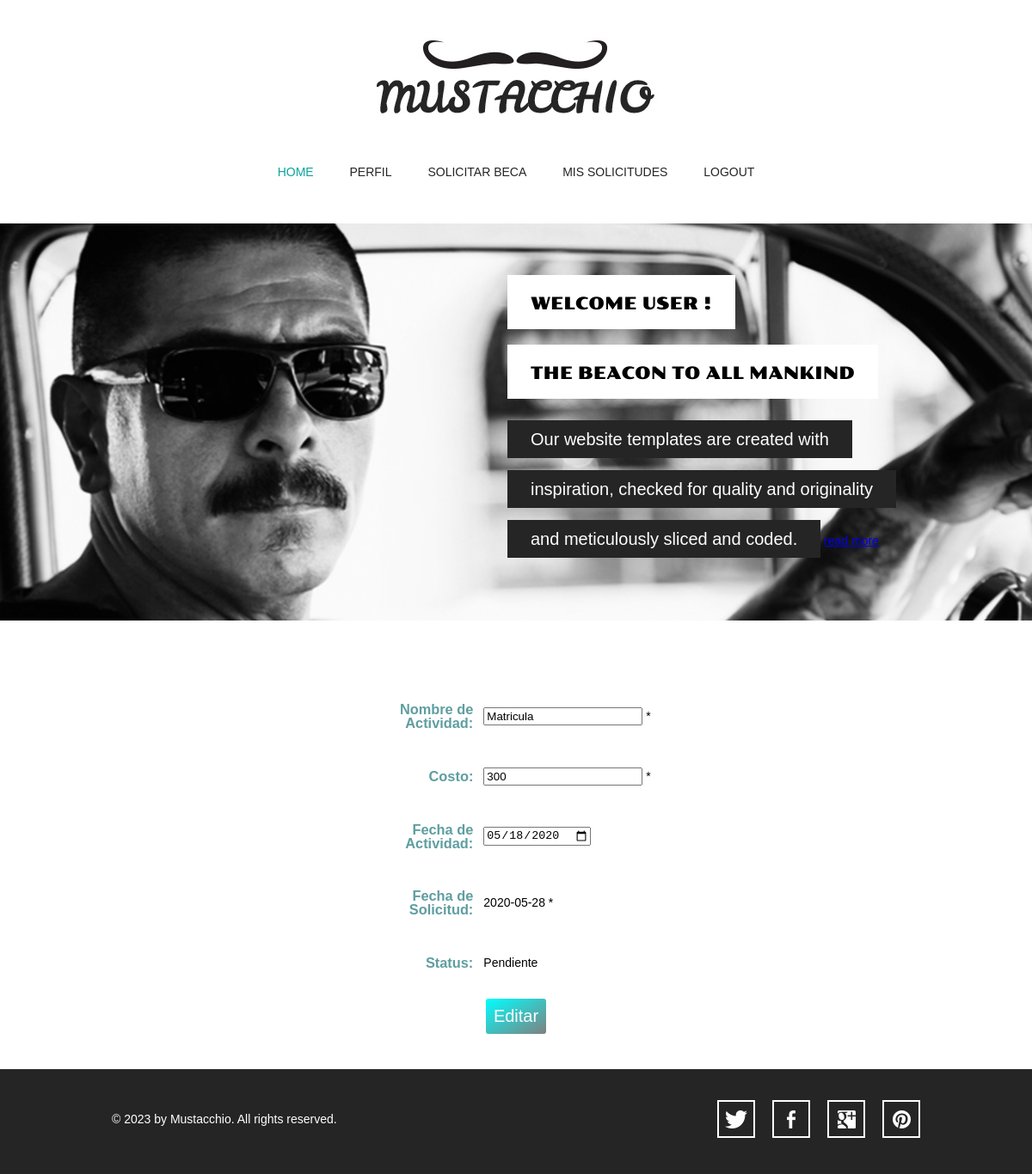
The page /user/editar_solicitud.php?sol_id=2 on the database its author committed.
### tables this page shows
CREATE TABLE `solicitud` (
  `sol_id` int(3) NOT NULL AUTO_INCREMENT,
  `user_id` int(3) NOT NULL,
  `beca_id` int(2) unsigned NOT NULL,
  `fecha_sol` date NOT NULL,
  `actividad` varchar(60) NOT NULL,
  `costo` int(3) DEFAULT NULL,
  `fecha_actividad` date NOT NULL,
  `status` varchar(10) NOT NULL,
  `cantidad_aprobada` int(3) unsigned DEFAULT NULL,
  PRIMARY KEY (`sol_id`),
  KEY `solicitud_ibfk_1` (`beca_id`),
  KEY `solicitud_ibfk_2` (`user_id`),
  CONSTRAINT `solicitud_ibfk_1` FOREIGN KEY (`beca_id`) REFERENCES `becas` (`beca_id`) ON DELETE NO ACTION ON UPDATE CASCADE,
  CONSTRAINT `solicitud_ibfk_2` FOREIGN KEY (`user_id`) REFERENCES `usuarios` (`user_id`) ON DELETE NO ACTION ON UPDATE CASCADE
);

### user/editar_solicitud.php (the view, shortened to what this page needs)
<!doctype html>
<?php
include('../conectiondb.php');
?>
<html>
<head>
	<link rel="stylesheet" type="text/css" href="../css/style.css">
	<link rel="stylesheet" type="text/css" href="../css/mobile.css" media="screen and (max-width : 568px)">
</head>
<body>
	<div id="header">
		<a href="index.html" class="logo">
			<img src="../images/logo.jpg" alt="">
		</a>
		<ul id="navigation">
			<li class="selected">
				<a href="index.php">Home</a>
			</li>
			<li>
				<a href="perfil_usuario.php">Perfil</a>
			</li>
			<li>
				<a href="solicitud_ayuda_economica.php">Solicitar Beca</a>
			</li>
			<li>
				<a href="solicitudes_usuario.php">Mis Solicitudes</a>
			</li>
			<li>
				<a href="../logout.php">Logout</a>
			</li>
		</ul>
	</div>
	<div id="body">
		<div id="featured">
			<div>
			    <h2> Welcome User <?php echo $_SESSION['nombre_user']; ?>! </h2>
				<h2>the beacon to all mankind</h2>
				<span>Our website templates are created with</span>
				<span>inspiration, checked for quality and originality</span>
				<span>and meticulously sliced and coded.</span>
				<a href="#" class="more">read more</a>
			</div>
		</div>
        <div>
        <?php
            if(isset($_GET['sol_id']) && is_numeric($_GET['sol_id']))
            {
            $query = "SELECT *
                        FROM solicitud
                        WHERE sol_id={$_GET['sol_id']}";
            if ($r = mysqli_query($dbc, $query))
            {
                $row = mysqli_fetch_array($r);
                print '<div><center><h1>Editar Solicitud</h1>
                <form action="editar_solicitud.php" method="post">
                <table id="table2" width="349" border="0">
                    <tr>
                        <td align="right"><h3 for="nombre">Nombre de Actividad: </h3></td>
                        <td align="left">
                        <input type="text" name="nombre_actividad" id="nombre" value="' .$row['actividad'].'" required />
                        <span class="error">*</span>
                        </td>
                    </tr>
                    <tr>
                        <td align="right"><h3 for="costo">Costo: </h3></td>
                        <td align="left">
                        <input type="number" name="costo" id="costo" min="0" value="' .$row['costo'].'" required/>
                        <span class="error">*</span>
                        </td>
                    </tr>
                    <tr>
                        <td align="right"><h3 for="fecha_actividad">Fecha de Actividad: </h3></td>
                        <td align="left">
                        <input type="date" name="fecha_actividad" id="fecha_actividad" value="' .$row['fecha_actividad'].'" />
                        </td>
                    </tr>
                    <tr>
                        <td align="right"><h3 for="fecha_solicitud">Fecha de Solicitud: </h3></td>
                        <td align="left"><label for="fecha_solicitud"></label>'.$row['fecha_sol'].'
                        <span class="error">*</span>
                        </td>
                    </tr>
                    <tr>
                        <td align="right"><h3 for="status">Status: </h3></td>
                        <td align="left"><label for="status"></label>'.$row['status'].'
                        </td>
                    </tr>
                    <tr>
                        <td colspan="2" align="center">
                        <input class="b1" type="submit" name="Editar" id="Editar Solicitud" value="Editar" />
                        <input type="hidden" name="sol_id" value="'.$_GET['sol_id'].'" />
                        </td>
                    </tr>
                </table>
                </form>
                </center>
            </div>';
            }
            else
                print '<h3 style="color:red;">No se puede mostrar la información del admin ya que ocurrió el error:<br />' . mysqli_error($dbc) . '</h3>';
            }
        ?>
        </div>
	</div>
	<div id="footer">
		<div>
			<p>&copy; 2023 by Mustacchio. All rights reserved.</p>
			<ul>
				<li>
					<a href="http://freewebsitetemplates.com/go/twitter/" id="twitter">twitter</a>
				</li>
				<li>
					<a href="http://freewebsitetemplates.com/go/facebook/" id="facebook">facebook</a>
				</li>
				<li>
					<a href="http://freewebsitetemplates.com/go/googleplus/" id="googleplus">googleplus</a>
				</li>
				<li>
					<a href="http://pinterest.com/fwtemplates/" id="pinterest">pinterest</a>
				</li>
			</ul>
		</div>
	</div>
</body>
</html>

### css/style.css (style rules this page uses)
body { background: #fff; font-family: Arial, Helvetica, sans-serif; font-size: 14px; font-weight: normal; line-height: 1; margin: 0; min-width: 960px; padding: 0; }
p { color: #252525; line-height: 24px; margin: 0; padding: 0; }
#header { margin: 0 auto; padding: 44px 0 50px; text-align: center; width: 960px; }
#header a.logo { display: block; margin: 0 auto; padding: 0; width: 340px; }
#header a.logo img { border: 0; display:flex; margin: 0; padding: 0; }
#header ul { margin: 0; padding: 56px 0 0; }
#header ul li { display: inline; list-style: none; margin: 0; padding: 0 19px; }
#header ul li a { color: #252525; display: inline-block; font-family: "Arial Black", Gadget, sans-serif; font-size: 14px; font-weight: normal; margin: 0; padding: 0 0 3px; text-decoration: none; text-transform: uppercase; }
#header ul li a:hover, #header ul li.selected a { color: #0ba39c; }
#body { margin: 0; padding: 0 0 30px; text-align: center; }
#body h1 { color: #fff; display: inline; font-family: poller_oneregular; font-size: 35px; font-weight: normal; margin: 0; padding: 0; text-transform: uppercase; }
#body > div { margin: 0 auto; padding: 0; width: 960px; }
#body #featured { margin: 0 0 13px; padding: 0; position: relative; width: 100%; }
#body #featured div { left: 50%; margin-left: -480px; margin-top: -171px; padding: 0 0 0 470px; position: absolute; top: 50%; text-align: left; width: 490px; }
#body #featured div h2 { background: #fff; color: #000; display: inline-block; font-family: poller_oneregular; font-size: 20px; font-weight: normal; margin: 0 0 18px; padding: 23px 27px 20px; text-transform: uppercase; }
#body #featured div span { background: #252525; color: #fff; display: inline-block; font-size: 20px; margin: 7px 0; padding: 12px 27px; }
#body form { margin: 0 auto; padding: 24px 0 0; width: 520px; }
#footer { background: #252525; margin: 0; padding: 36px 0 42px; }
#footer div { margin: 0 auto; overflow: hidden; padding: 0; width: 960px; }
#footer div p { color: #fff; float: left; line-height: 44px; margin: 0 0 0 10px; padding: 0; }
#footer div ul { display: block; float: right; margin: 0; overflow: hidden; padding: 0; width: 256px; }
#footer div ul li { display: block; float: left; list-style: none; margin: 0 10px; padding: 0; width: 44px; }
#footer div ul li a { background: url(../images/icons.jpg) no-repeat 0 0; display: block; height: 44px; margin: 0; padding: 0; text-indent: -99999px; width: 44px; }
#footer div ul li #twitter { background-position: 0 0; }
#footer div ul li #facebook { background-position: 0 -44px; }
#footer div ul li #googleplus { background-position: 0 -88px; }
#footer div ul li #pinterest { background-position: 0 -132px; }
.b1 { color:white; background-color:blue; font-size: 20px; background-image: linear-gradient(to bottom right, aqua, gray); padding: 9px; border: none; border-radius: 3px; }
table td { padding:5px; }
table h3 { color:white; }

### user/editar_solicitud.php (style rules this page uses)
td { width: 300px; height: 50px; }
table h3 { color:cadetblue; }
.b1 { color:white; background-color:blue; font-size: 20px; background-image: linear-gradient(to bottom right, aqua, gray); padding: 9px; border: none; border-radius: 3px; }

### rows shown on the page
solicitud: nombre_actividad "Matricula", costo "300", fecha_actividad "05/18/2020", fecha_sol "2020-05-28", status "Pendiente"
